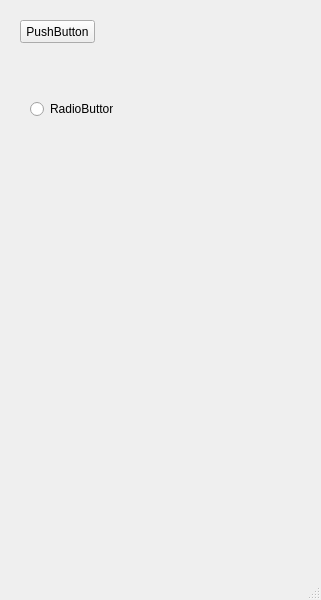
<?xml version="1.0" encoding="UTF-8"?>
<ui version="4.0">
 <class>MainWindow</class>
 <widget class="QMainWindow" name="MainWindow">
  <property name="geometry">
   <rect>
    <x>0</x>
    <y>0</y>
    <width>321</width>
    <height>600</height>
   </rect>
  </property>
  <property name="windowTitle">
   <string>MainWindow</string>
  </property>
  <widget class="QWidget" name="centralwidget">
   <widget class="QRadioButton" name="radioButton">
    <property name="geometry">
     <rect>
      <x>30</x>
      <y>100</y>
      <width>83</width>
      <height>18</height>
     </rect>
    </property>
    <property name="text">
     <string>RadioButton</string>
    </property>
   </widget>
   <widget class="QPushButton" name="pushButton">
    <property name="geometry">
     <rect>
      <x>20</x>
      <y>20</y>
      <width>75</width>
      <height>23</height>
     </rect>
    </property>
    <property name="text">
     <string>PushButton</string>
    </property>
   </widget>
  </widget>
  <widget class="QMenuBar" name="menubar">
   <property name="geometry">
    <rect>
     <x>0</x>
     <y>0</y>
     <width>251</width>
     <height>22</height>
    </rect>
   </property>
  </widget>
  <widget class="QMenuBar" name="menubar">
   <property name="geometry">
    <rect>
     <x>0</x>
     <y>0</y>
     <width>321</width>
     <height>22</height>
    </rect>
   </property>
  </widget>
  <widget class="QStatusBar" name="statusbar"/>
 </widget>
 <resources/>
 <connections/>
</ui>
